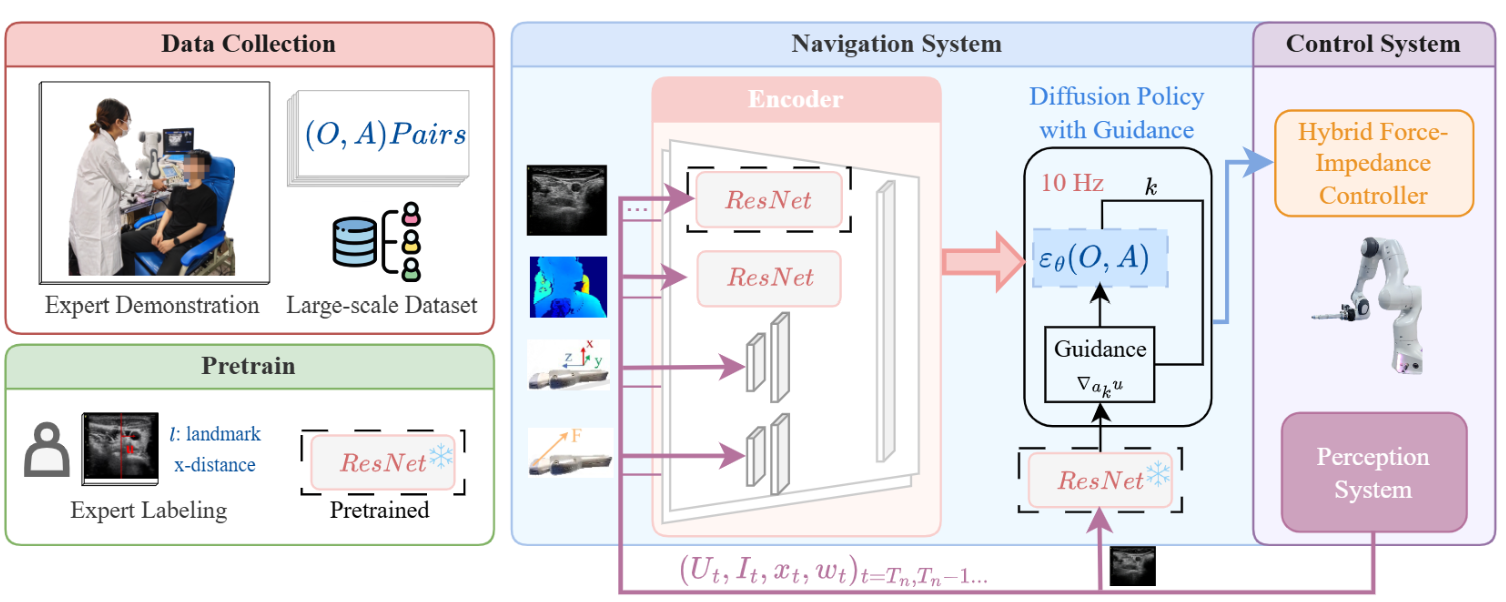
#> input picture dp.png, 1506 x 602 px
$ python process_image.py
#> lines starting #> are read from the running program, lines starting #| are printed output that depends on the picture
from PIL import Image
import os

def resize_and_compress_image(input_path, output_path, max_width, max_height, quality):
    """
    Resize and compress an image for web use.

    Args:
        input_path (str): Path to the input image.
        output_path (str): Path to save the output image.
        max_width (int): Maximum width for the resized image.
        max_height (int): Maximum height for the resized image.
        quality (int): Quality level for compression (1-95, higher means better quality).
    """
#> called with input_path = 'dp.png', output_path = 'dp_out.png', max_width = 1024, max_height = 768, quality = 85
    try:
        # Open the input image
        with Image.open(input_path) as img:
            # Resize the image while maintaining aspect ratio
#> img is the input picture: PIL image 1506x602 RGBA; mean R, G, B, A 228.8, 227.4, 231.5, 255
            img.thumbnail((max_width, max_height), Image.Resampling.LANCZOS)
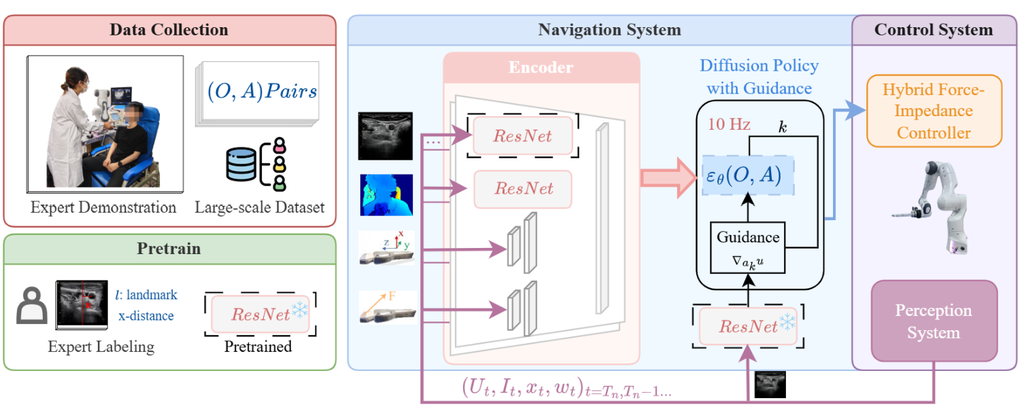
#> img: PIL image 1024x409 RGBA; mean R, G, B, A 228.7, 227.2, 231.3, 255

            # Save the image with compression
            # img.save(output_path, "JPEG", quality=quality)
            img.save(output_path, "PNG", optimize=True)

        print(f"Image successfully resized and saved to {output_path}")

    except Exception as e:
        print(f"Error processing image: {e}")

# Example usage
if __name__ == "__main__":
    # Define input and output paths
    input_image = "dp.png"  # Replace with your input file
    output_image = "dp_out.png"  # Replace with your output file

    # Set maximum dimensions and quality level
    max_width = 1024  # Maximum width in pixels
    max_height = 768  # Maximum height in pixels
    quality = 85  # Compression quality (1-95)

    # Resize and compress the image
    resize_and_compress_image(input_image, output_image, max_width, max_height, quality)
